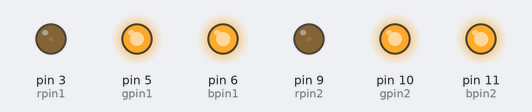
This sketch was run on a simulated Arduino Uno, built with avr-gcc and run on an emulated ATmega328P. Shown: output pins drawn as LEDs (lit = HIGH).

Above: at 0.15 s.
At 4.35 s:
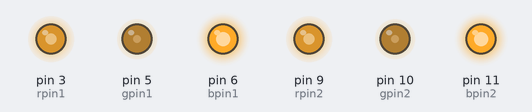
At 8.55 s:
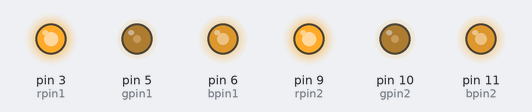
At 16.97 s:
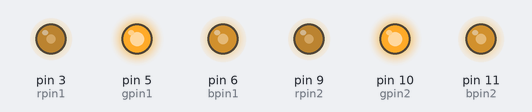
At 26.88 s:
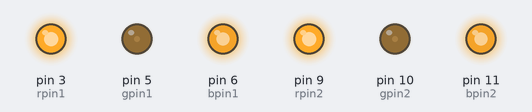
At 38.0 s:
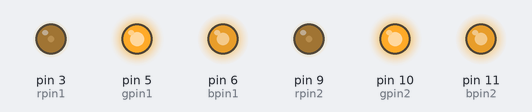
Timing chart, 0 to 40.0 s (numbered marks = the images above):
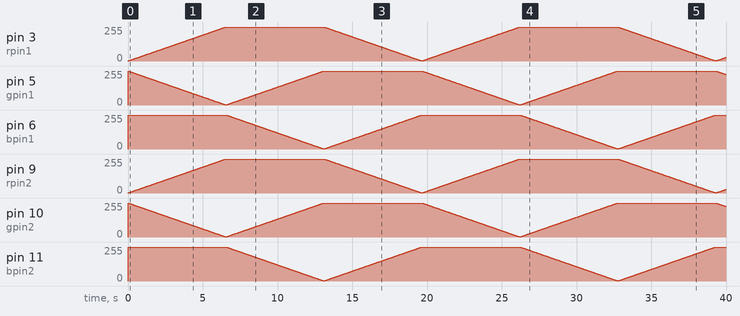

The sketch:

fade.ino
```cpp
//i/o pin declarations
int rpin1 = 3;
int gpin1 = 5;
int bpin1 = 6;
int rpin2 = 9;
int gpin2 = 10;
int bpin2 = 11;


//function prototypes
void solid(int r, int g, int b, int t);
void fade(int r1, int g1, int b1, int r2, int g2, int b2, int t);

void setup()
{
//empty
}

void loop()
{
  //colour sequence instructions

  //Example sequence one: Rainbow fade over 15 seconds:
  fade(255,0,0,0,255,0,5000); //fade from red to green over 5 seconds
  fade(0,255,0,0,0,255,5000); //fade from green to blue over 5 seconds
  fade(0,0,255,255,0,0,5000); //fade from blue to red over 5 seconds
}

//function holds RGB values for time t milliseconds
void solid(int r, int g, int b, int t)
{

  //map values - arduino is sinking current, not sourcing it
  r = map(r, 0, 255, 255, 0);
  g = map(g, 0, 255, 255, 0);
  b = map(b, 0, 255, 255, 0);

  //output
  analogWrite(rpin1,r);
  analogWrite(gpin1,g);
  analogWrite(bpin1,b);
  analogWrite(rpin2,r);
  analogWrite(gpin2,g);
  analogWrite(bpin2,b);

  //hold at this colour set for t ms
  delay(t);

}

//function fades between two RGB values over fade time period t
//maximum value of fade time = 30 seconds before gradient values
//get too small for floating point math to work? replace floats
//with doubles to remedy this?
void fade(int r1, int g1, int b1, int r2, int g2, int b2, int t)
{

  float r_float1, g_float1, b_float1;
  float r_float2, g_float2, b_float2;
  float grad_r, grad_g, grad_b;
  float output_r, output_g, output_b;

  //declare integer RGB values as float values
  r_float1 = (float) r1;
  g_float1 = (float) g1;
  b_float1 = (float) b1;
  r_float2 = (float) r2;
  g_float2 = (float) g2;
  b_float2 = (float) b2;

  //calculate rates of change of R, G, and B values
  grad_r = (r_float2-r_float1)/t;
  grad_g = (g_float2-g_float1)/t;
  grad_b = (b_float2-b_float1)/t;

  //loop round, incrementing time value "i"
  for ( float i=0; i<=t; i++ )
  {

    output_r = r_float1 + grad_r*i;
    output_g = g_float1 + grad_g*i;
    output_b = b_float1 + grad_b*i;

    //map values - arduino is sinking current, not sourcing it
    output_r = map (output_r,0,255,255,0);
    output_g = map (output_g,0,255,255,0);
    output_b = map (output_b,0,255,255,0);

    //output
    analogWrite(rpin1, (int)output_r);
    analogWrite(gpin1, (int)output_g);
    analogWrite(bpin1, (int)output_b);
    analogWrite(rpin2, (int)output_r);
    analogWrite(gpin2, (int)output_g);
    analogWrite(bpin2, (int)output_b);


    //hold at this colour set for 1ms
    delay(1);

  }
}
```
